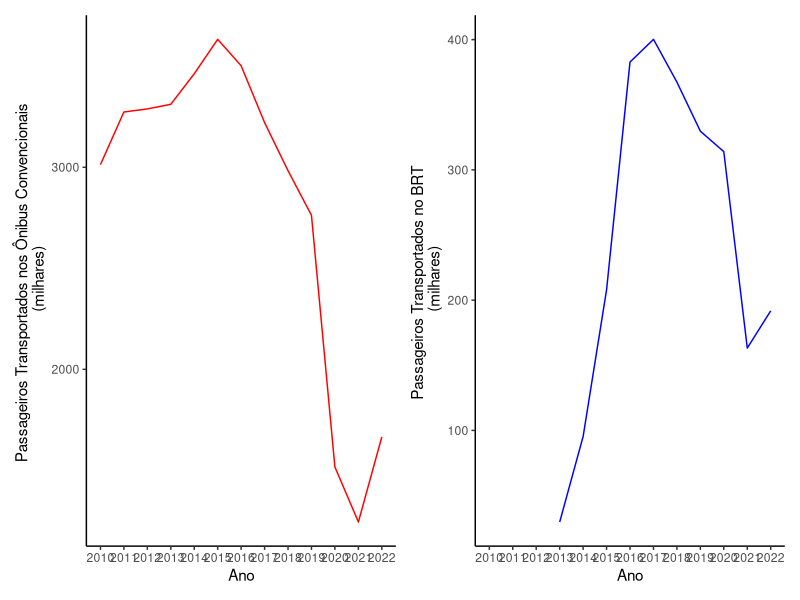

Here is the R script that generated this plot:
# Gera gráficos de demanda do sistema de ônibus com 2 eixos Y
# Média Diária por Ano


library(tidyverse)
library(lubridate)
library(patchwork)

# Ler o arquivo contendo a demanda média anual
demanda_anual <- read.csv2("input/data_raw/passageiros_onibus.csv") %>%
  pivot_longer(brt:convencional,
               names_to = "sistema",
               values_to = "media_pax_dia")

# Ajustando a variável ano
demanda_anual <- demanda_anual %>%
  mutate(data = ymd(paste0(ano,"-01-01"))) %>%
  select(data, sistema, media_pax_dia)

# Ajustando a variável sistema
demanda_anual$sistema <- factor(demanda_anual$sistema)
levels(demanda_anual$sistema) <- c("BRT", "Convencional")

# Dividindo a base de dados
# BRT
demanda_anual_brt <- demanda_anual %>%
  filter(sistema == "BRT")

# Convencional
demanda_anual_conv <- demanda_anual %>%
  filter(sistema == "Convencional")

# Gráfico demanda Convencional
p1 <- demanda_anual_conv %>%
  ggplot(aes(x = data, y = media_pax_dia/10^3)) +
  geom_line(color = "red")  +
  scale_x_date(date_breaks = "year",
               labels = scales::date_format(format = "%Y")) +
  labs(color = "Sistema") +
  xlab("Ano") +
  ylab("Passageiros Transportados nos Ônibus Convencionais \n (milhares)") +
  theme_classic()  +
  theme(legend.position = "top",
        legend.title = element_blank())

# Gráfico demanda BRT
p2 <- demanda_anual_brt %>%
  ggplot(aes(x = data, y = media_pax_dia/10^3)) +
  geom_line(color = "blue")  +
  scale_x_date(date_breaks = "year",
               labels = scales::date_format(format = "%Y")) +
  labs(color = "Sistema") +
  xlab("Ano") +
  ylab("Passageiros Transportados no BRT \n (milhares)") +
  theme_classic()  +
  theme(legend.position = "top",
        legend.title = element_blank())

# Mostrando gráficos lado a lado
p1 + p2
